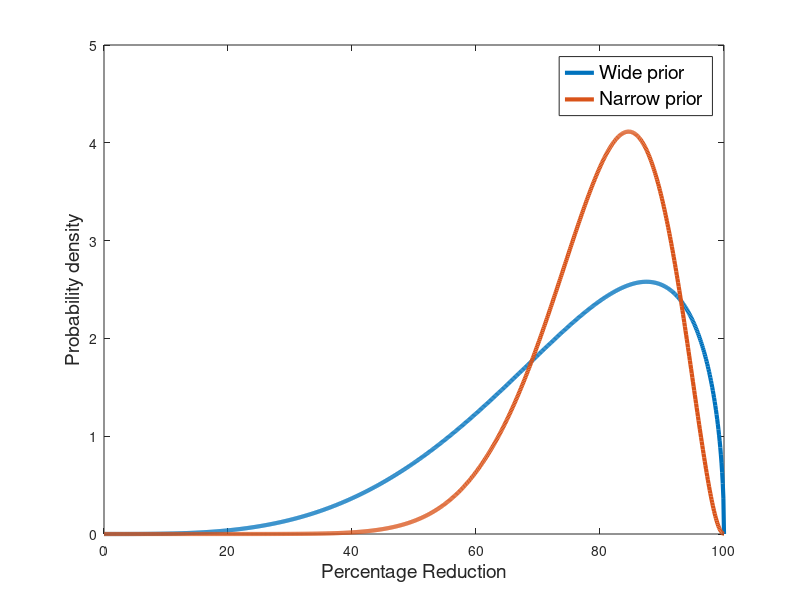

The MATLAB script that drew this image: (Note: this script raises an error after producing the figure.)
reduction_vals = cat(2, zeros(1), linspace(0,100,1000));
wide_density = betapdf(0.01*reduction_vals,4.5,1.5);
normal_density = betapdf(0.01*reduction_vals,12,3);

figure(1)
clf(1)
plot(reduction_vals,wide_density,'DisplayName', 'Wide prior','LineWidth',3)
hold on
plot(reduction_vals, normal_density,'DisplayName','Narrow prior','LineWidth',3)
hold off
legend('FontSize',14)
xlabel('Percentage Reduction','FontSize',14)
ylabel('Probability density','FontSize',14)


[p_td_vals_1, ptd_pdf_normal] = Get_PDF_ptd(reduction_vals, normal_density,PreCalc);
[p_td_vals_2, ptd_pdf_wide] = Get_PDF_ptd(reduction_vals, wide_density,PreCalc);

figure(2)
clf(2)
hold on
plot(p_td_vals_2, ptd_pdf_wide,'DisplayName','Wide prior','LineWidth',3)
plot(p_td_vals_1,ptd_pdf_normal,'DisplayName','Narrow prior','LineWidth',3)
hold off
legend('FontSize',14)
xlabel('p target die','FontSize',14)
ylabel('Probability density','FontSize',14)